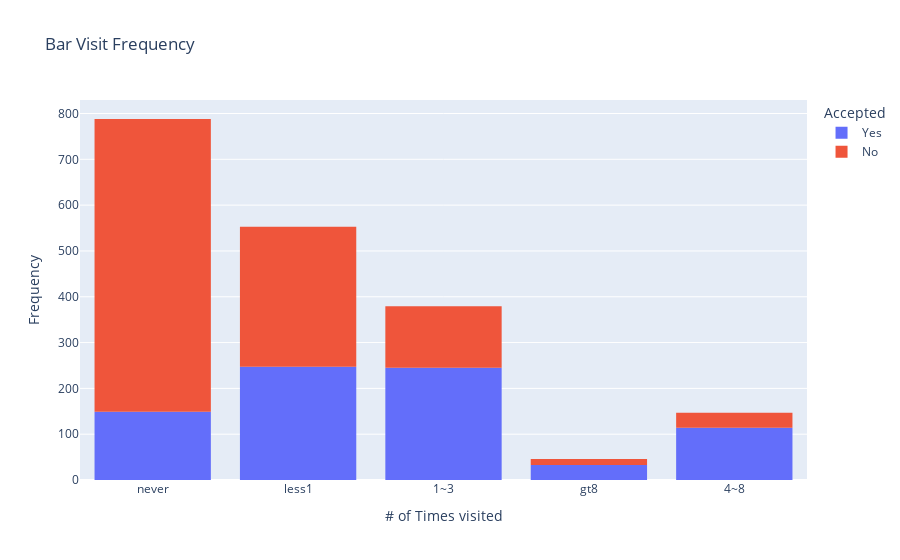

Write notebook code for a chart like this one.
### Markdown cell above
3. Compare the acceptance rate between those who went to a bar 3 or fewer times a month to those who went more.

### Code cell
# Use plotly express for the histogram, as you can hover on the chart and see values...
fig = px.histogram(data_bar, x="Bar", color='Accepted', title='Bar Visit Frequency')
fig.update_layout(xaxis_title="# of Times visited", yaxis_title="Frequency")
fig.show()

# List for less than 3 as it is not numeric
possible_values_lt3 = ['never' , 'less1', '1~3']

went_to_bar_lt3_accepted = len(data_bar.query('(Y == 1) & (Bar in @possible_values_lt3)'))
went_to_bar_lt3_total = len(data_bar.query('Bar in @possible_values_lt3'))

went_to_bar_gt3_accepted = len(data_bar.query('(Y == 1) & (Bar not in @possible_values_lt3)'))
went_to_bar_gt3_total = len(data_bar.query('Bar not in @possible_values_lt3'))

print("Bar Visits/Coupons Acceptance Rate:")
print("\t(<= 3):", f"{went_to_bar_lt3_accepted / went_to_bar_lt3_total*100:.2f} %")
print("\t(>  3):", f"{went_to_bar_gt3_accepted / went_to_bar_gt3_total*100:.2f} %")

### Figure 1 — Plotly figure (JSON) as saved in the notebook; plotly's stock layout.template omitted (floating-point values rounded to 4 significant figures; data arrays with more than 128 entries replaced by an {"elided": "..."} marker saying what was removed)
{"data": [{"alignmentgroup": "True", "bingroup": "x", "hovertemplate": "Accepted=Yes<br>Bar=%{x}<br>count=%{y}<extra></extra>", "legendgroup": "Yes", "marker": {"color": "#636efa", "pattern": {"shape": ""}}, "name": "Yes", "offsetgroup": "Yes", "orientation": "v", "showlegend": true, "type": "histogram", "x": {"elided": "788 str values"}, "xaxis": "x", "yaxis": "y"}, {"alignmentgroup": "True", "bingroup": "x", "hovertemplate": "Accepted=No<br>Bar=%{x}<br>count=%{y}<extra></extra>", "legendgroup": "No", "marker": {"color": "#EF553B", "pattern": {"shape": ""}}, "name": "No", "offsetgroup": "No", "orientation": "v", "showlegend": true, "type": "histogram", "x": {"elided": "1125 str values"}, "xaxis": "x", "yaxis": "y"}], "layout": {"barmode": "relative", "legend": {"title": {"text": "Accepted"}, "tracegroupgap": 0}, "title": {"text": "Bar Visit Frequency"}, "xaxis": {"anchor": "y", "domain": [0, 1], "title": {"text": "# of Times visited"}}, "yaxis": {"anchor": "x", "domain": [0, 1], "title": {"text": "Frequency"}}}}
